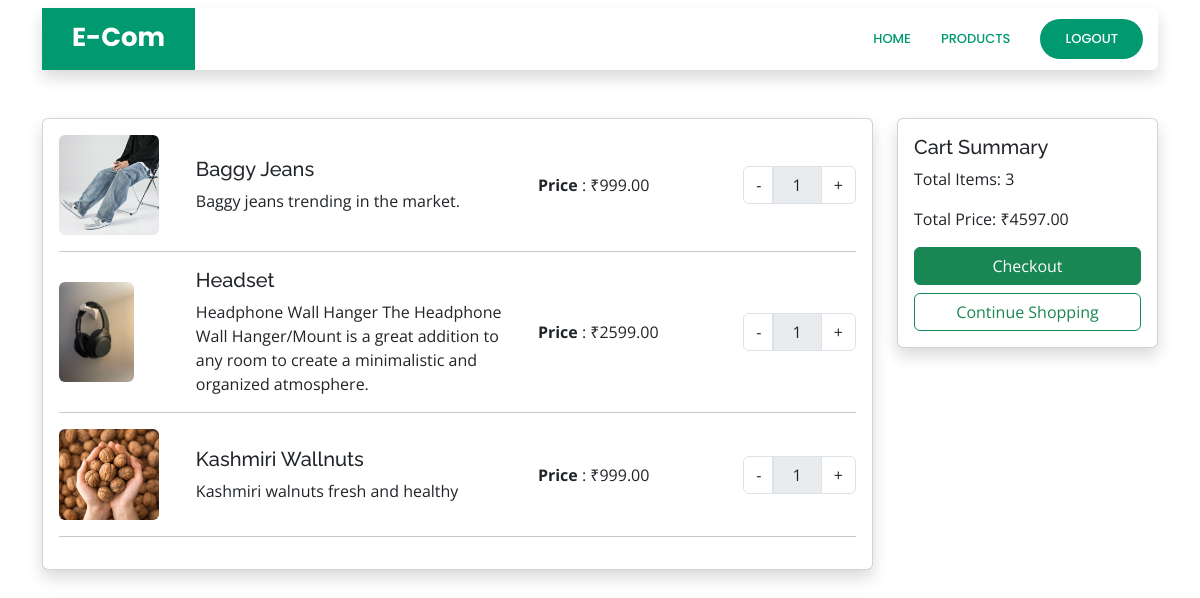
Page /order_list/ (signed in) on the committed database.
### core/models.py (models this page shows, shortened)
class OrderItem(models.Model):
    user = models.ForeignKey(User, on_delete=models.CASCADE)
    ordered = models.BooleanField(default=False)
    product = models.ForeignKey(Product, on_delete=models.CASCADE)
    quantity = models.IntegerField(default=1)
    def get_total_item_price(self):
        return self.quantity * self.product.price
    def get_final_price(self):
        return self.get_total_item_price()

class Product(models.Model):
    name = models.CharField(max_length=100)
    category = models.ForeignKey(Category, on_delete=models.CASCADE)
    desc = models.TextField()
    product_available_count = models.IntegerField(default=0)
    price = models.FloatField(default=0.00)
    img = models.ImageField(upload_to='images/')

class Order(models.Model):
    user = models.ForeignKey(User, on_delete=models.CASCADE)
    items = models.ManyToManyField(OrderItem)
    start_date = models.DateTimeField(auto_now_add=True)
    ordered_date= models.DateTimeField()
    ordered = models.BooleanField(default=False)
    order_id = models.CharField(max_length=100, unique=True, default=None, blank=True, null=True)
    datetime_ofpayment = models.DateTimeField(auto_now_add=True)
    order_delivered =models.BooleanField(default=False)
    order_received = models.BooleanField(default=False)
    razorpay_order_id = models.CharField(max_length=500, null=True, blank=True)
    razorpay_payment_id = models.CharField(max_length=500, null=True, blank=True)
    razorpay_signature = models.CharField(max_length=500, null=True, blank=True)
    def get_total_price(self):
        total = 0
        for order_item in self.items.all():
            total += order_item.get_final_price()
        return total
    def total_count(self):
        order = Order.objects.get(pk = self.pk)
        return order.items.count()

### core/views.py (the view)
# urls.py: path('order_list/', views.order_list, name='order_list'),
def order_list(request):
    if Order.objects.filter(user=request.user, ordered=False).exists():
        order = Order.objects.get(user = request.user, ordered=False)
        return render(request, 'core/order_list.html', {'order' : order})
    return render(request, 'core/order_list.html',{'message': "OPPSS!!! Your cart is empty. "})

### templates/core/order_list.html (shortened to what this page needs)
{% load static %}
<!DOCTYPE html>
<html lang="en">
  {% load cart_template_tag %}
<head>
  <link rel="stylesheet" href="https://cdnjs.cloudflare.com/ajax/libs/font-awesome/5.15.3/css/all.min.css">
  <link rel="stylesheet" href="https://stackpath.bootstrapcdn.com/bootstrap/4.5.2/css/bootstrap.min.css">
  <link rel="stylesheet" href="{% static 'vendor/bootstrap/css/bootstrap.min.css' %}" >
  <link rel="stylesheet" href="{% static 'vendor/bootstrap-icons/bootstrap-icons.css' %}" >
  <link rel="stylesheet" href="{% static 'vendor/boxicons/css/boxicons.min.css' %}" >
  <link rel="stylesheet" href="{% static 'vendor/aos/aos.css' %}" >
  <link rel="stylesheet" href="{% static 'vendor/glightbox/css/glightbox.min.css' %}" >
  <link rel="stylesheet" href="{% static 'vendor/remixicon/remixicon.css' %}" >
  <link rel="stylesheet" href="{% static 'vendor/swiper/swiper-bundle.min.css' %}" >
  <link rel="stylesheet" href="{% static 'css/styles.css' %}" >
</head>
<body>
      <header id="header" class="d-flex align-items-center mt-2">
    <div class="container  ">
      <div class="header-container shadow rounded d-flex align-items-center justify-content-between">
        <div class="logo">
          <h1 class="text-light"><a href='{% url "index" %}'><span>E-Com</span></a></h1>
        </div>
        <nav id="navbar" class="navbar">
          <ul>
            {% if user.is_authenticated %}
            <li><a class="nav-link scrollto active" href='{% url "index" %}'>Home</a></li>
            <li><a class="nav-link scrollto active" href='{% url "index" %}'>Products</a></li>
            <li><a class="getstarted " href='{% url "user_logout" %}'>Logout</a></li>
            {% else %}
            <li><a class="getstarted scrollto" href='{% url "user_login" %}'>Login</a></li>
            <li><a class="getstarted scrollto" href='{% url "user_register" %}'>Register</a></li>
            {% endif %}
          </ul>
        </nav>
      </div>
    </div>
  </header>
    <div class="container mt-5">
        <div class="row">
            <div class="col-lg-9">
                <div class="card mb-3 shadow">
                    <div class="card-body">
                        {% if order %}
                            {% for item in order.items.all %}
                                <div class="row align-items-center mb-3">
                                    <div class="col-md-2 col-sm-3">
                                        <img src="{{ item.product.img.url }}" class="img-fluid product-img rounded" alt="Product Image" />
                                    </div>
                                    <div class="col-md-5 col-sm-5">
                                        <h5 class="card-title">{{ item.product.name }}</h5>
                                        <p class="card-text">{{ item.product.desc }}</p>
                                    </div>
                                    <div class="col-md-3 col-sm-2">
                                        <p class="card-text"><strong>Price</strong> : ₹{{ item.product.price|floatformat:2 }}</p>
                                    </div>
                                    <div class="col-md-2 col-sm-2">
                                        <div class="input-group">
                                            <div class="input-group-prepend">
                                                <button class="btn btn-outlined-secondary border" type="button" onclick="subtractItem({{ item.product.pk }})">-</button>
                                            </div>
                                            <input type="text" class="form-control text-center " value="{{ item.quantity }}" readonly />
                                            <div class="input-group-append">
                                                <button class="btn btn-outlined-success border" type="button" onclick="addItem({{ item.product.pk }})">+</button>
                                            </div>
                                        </div>
                                    </div>
                                </div>
                                <hr />
                            {% endfor %}
                        {% else %}
                            <p>{{ message }}</p>
                        {% endif %}
                    </div>
                </div>
            </div>
            <div class="col-lg-3">
                <div class="card shadow">
                    <div class="card-body">
                        <h5 class="card-title">Cart Summary</h5>
                        {% if order %}
                            <p>Total Items: {{ order.total_count }}</p>
                            <p>Total Price: ₹{{ order.get_total_price|floatformat:2 }}</p>
                            <a href='{% url "checkout_page" %}' class="btn btn-success btn-block">Checkout</a>
                            <a href='{% url "index" %}' class="btn btn-outline-success btn-block">Continue Shopping</a>
                        {% else %}
                            <p>{{ message }}</p>
                        {% endif %}
                    </div>
                </div>
            </div>
        </div>
    </div>
  </body>
</html>

### static/css/styles.css (style rules this page uses)
body { font-family: "Open Sans", sans-serif; color: #444444; }
a { color: #009970; text-decoration: none; }
h1, h2, h3, h4, h5, h6 { font-family: "Raleway", sans-serif; }
#header { transition: all 0.5s; z-index: 997; transition: all 0.5s; top: 20px; }
#header .header-container { background: #fff; }
#header .logo { overflow: hidden; padding: 16px 30px 12px 30px; background: #009970; }
#header .logo h1 { font-size: 26px; padding: 0; line-height: 1; font-weight: 700; font-family: "Poppins", sans-serif; }
#header .logo h1 a, #header .logo h1 a:hover { color: #fff; text-decoration: none; }
.navbar { padding: 0; }
.navbar ul { margin: 0; padding: 0; display: flex; list-style: none; align-items: center; }
.navbar li { position: relative; }
.navbar a, .navbar a:focus { display: flex; align-items: center; justify-content: space-between; padding: 10px 0 10px 30px; color: #36343a; transition: 0.3s; font-size: 13px; font-weight: 500; text-transform: uppercase; font-family: "Poppins", sans-serif; white-space: nowrap; transition: 0.3s; }
.navbar a:hover, .navbar .active, .navbar .active:focus, .navbar li:hover>a { color: #009970; }
.navbar .getstarted, .navbar .getstarted:focus { background: #009970; padding: 10px 25px; margin-left: 30px; margin-right: 15px; border-radius: 50px; color: #fff; }

### templates/core/order_list.html (style rules this page uses)
.product-img { max-width: 100px; max-height: 100px; object-fit: cover; }

### rows in the picture
OrderItem: product.img (picture), product.name "Baggy Jeans", product.desc "Baggy jeans trending in the market.", product.price "999.00", quantity "1"
OrderItem: product.img (picture), product.name "Headset", product.desc "Headphone Wall Hanger The Headphone Wall Hanger/Mount is a great addition to any room to create a minimalistic and organized atmosphere.", product.price "2599.00", quantity "1"
OrderItem: product.img (picture), product.name "Kashmiri Wallnuts", product.desc "Kashmiri walnuts fresh and healthy", product.price "999.00", quantity "1"
Order: total_count "3", get_total_price "4597.00"
